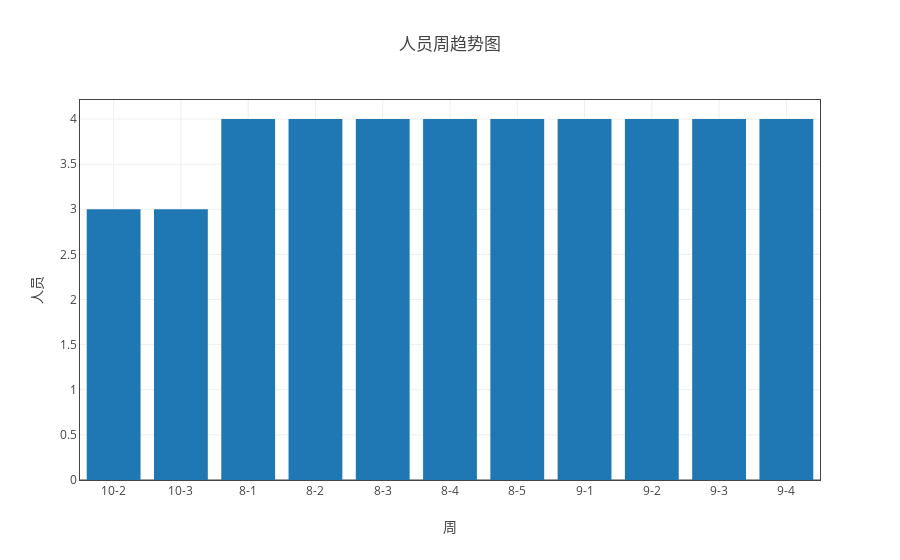
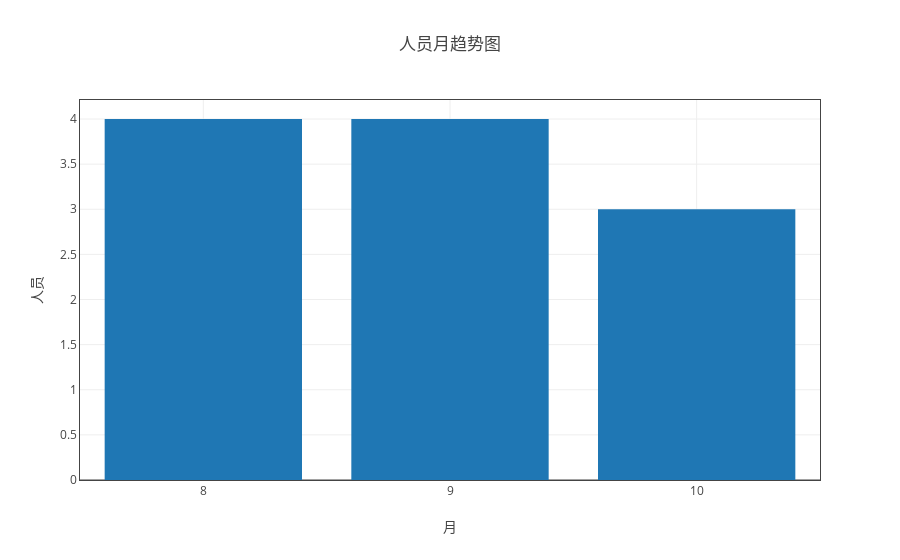

Source (notebook cell) for these figures, in order:
### Markdown cell above
## 整体人员情况

### Code cell
ss = myModule.format(all_df1 ,"日期（格式“月-周次”）" ,['人员'])
tt = myModule.myPlot(ss.groupby('count'))
tt.plot('bar')

ss = myModule.format(all_df1 ,"month" ,['人员'] )
ss.get_average_by('日期（格式“月-周次”）')
tt = myModule.myPlot(ss.groupby("count") )# ,"日期（格式“月-周次”）" ,['人员'])
tt.plot('bar',tag='月')

### Figure 1 — Plotly figure (JSON) as saved in the notebook; plotly's stock layout.template omitted (floating-point values rounded to 4 significant figures)
{"data": [{"name": "人员", "type": "bar", "uid": "c5fda1d6-d5cc-11e8-8ddb-a41f72875c19", "x": ["10-2", "10-3", "8-1", "8-2", "8-3", "8-4", "8-5", "9-1", "9-2", "9-3", "9-4"], "y": [3, 3, 4, 4, 4, 4, 4, 4, 4, 4, 4]}], "layout": {"title": "人员周趋势图", "xaxis": {"mirror": "all", "nticks": 20, "showgrid": true, "showline": true, "title": "周", "type": "category", "zeroline": true}, "yaxis": {"mirror": "all", "nticks": 20, "showgrid": true, "showline": true, "title": "人员", "zeroline": true}}}

### Figure 2 — Plotly figure (JSON) as saved in the notebook; plotly's stock layout.template omitted (floating-point values rounded to 4 significant figures)
{"data": [{"name": "人员", "type": "bar", "uid": "c5fda1d7-d5cc-11e8-8ddb-a41f72875c19", "x": [8, 9, 10], "y": [4, 4, 3]}], "layout": {"title": "人员月趋势图", "xaxis": {"mirror": "all", "nticks": 20, "showgrid": true, "showline": true, "title": "月", "type": "category", "zeroline": true}, "yaxis": {"mirror": "all", "nticks": 20, "showgrid": true, "showline": true, "title": "人员", "zeroline": true}}}
